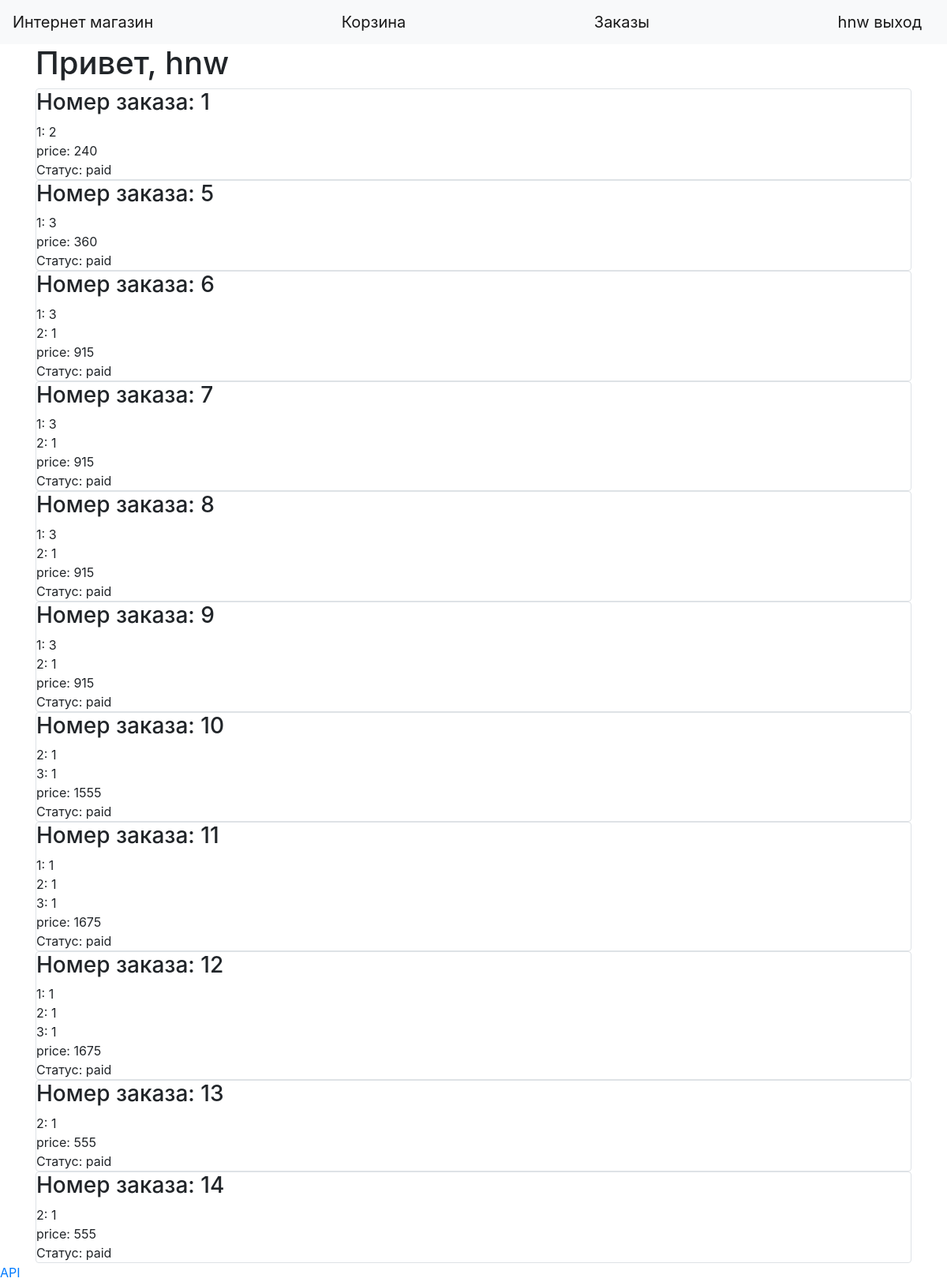
Page /orders (signed in) on the committed database.
### data/users.py (models this page shows, shortened)
class User(SqlAlchemyBase, UserMixin):
    __tablename__ = 'users'
    id = sqlalchemy.Column(sqlalchemy.Integer, primary_key=True, autoincrement=True)
    name = sqlalchemy.Column(sqlalchemy.String, nullable=True)
    about = sqlalchemy.Column(sqlalchemy.String, nullable=True)
    email = sqlalchemy.Column(sqlalchemy.String, index=True, unique=True, nullable=True)
    role = sqlalchemy.Column(sqlalchemy.Integer)
    hashed_password = sqlalchemy.Column(sqlalchemy.String, nullable=True)
    cart = sqlalchemy.Column(sqlalchemy.String, default="{}")
    balance = sqlalchemy.Column(sqlalchemy.Integer, default=0)
    created_date = sqlalchemy.Column(sqlalchemy.DateTime, default=datetime.datetime.now)

### data/orders.py (models this page shows, shortened)
class Orders(SqlAlchemyBase):
    __tablename__ = 'orders'
    id = sqlalchemy.Column(sqlalchemy.Integer, primary_key=True, autoincrement=True)
    products = sqlalchemy.Column(sqlalchemy.String, default="{}")
    status = sqlalchemy.Column(sqlalchemy.String, default="paid")
    user_id = sqlalchemy.Column(sqlalchemy.Integer, sqlalchemy.ForeignKey("users.id"))
    user = orm.relationship('User', foreign_keys="Orders.user_id", backref="orders")
    order_time = sqlalchemy.Column(sqlalchemy.DateTime, default=datetime.datetime.now)

### main.py (the view)
@app.route('/orders', methods=['GET', 'POST'])
@login_required
def orders():
    db_sess = db_session.create_session()
    if current_user.id == 1 or current_user.id == 7:
        orders_db = db_sess.query(Orders).all()  # Супер-админу доступны все заказы пользователей
    else:
        orders_db = db_sess.query(Orders).filter((Orders.user_id == current_user.id)).all()
    d = []
    for i in orders_db:
        d.append({"id": i.id, "products": eval(i.products), "date": i.order_time, "status": i.status})
    return render_template("orders.html", orders=d, title="Заказы")

### data/db_session.py (called while the page is built)
def create_session() -> Session:
    global __factory
    return __factory()

### main.py (called while the page is built)
@login_manager.user_loader
def load_user(user_id):
    db_sess = db_session.create_session()
    return db_sess.query(User).get(user_id)

### templates/orders.html (shortened to what this page needs)
{% extends "base.html" %}
{% block content %}
<h1>Привет, {{current_user.name}}</h1>
{% for order in orders %}
<div class="col-md6 border rounded">
    <h3>Номер заказа: {{order.id}}</h3>
    {% for product in order.products.keys() %}
        {{product}}: {{order.products[product]}} <br>
    {% endfor %}
    Статус: {{order.status}}
</div>
{% endfor %}
{% endblock %}

### templates/base.html (shortened to what this page needs)
<!doctype html>
<html lang="en">
<head>
    <link rel="stylesheet" href="https://stackpath.bootstrapcdn.com/bootstrap/4.4.1/css/bootstrap.min.css">
</head>
  <body>
    <header>
        <nav class="navbar navbar-light bg-light">
        <a class="navbar-brand" href="/main">Интернет магазин</a>
        <a class="navbar-brand" href="/cart">Корзина</a>
        <a class="navbar-brand" href="/orders">Заказы</a>
        {% if current_user.is_authenticated %}
            <a class="navbar-brand" href="/logout">{{ current_user.name }} выход</a>
        {% else %}
            <p>
                <a class="btn btn-primary " href="/register">Зарегистрироваться</a>
                <a class="btn btn-success" href="/login">Войти</a>
            </p>
        {% endif %}
    </nav>
    </header>
    <main role="main" class="container">
        {% block content %}{% endblock %}
    </main>
    <a href="/api">API</a>
  </body>
</html>

### rows in the picture
User: name "hnw"
Orders: id "1", keys "1" "price", products "2" "240", status "paid"
Orders: id "5", keys "1" "price", products "3" "360", status "paid"
Orders: id "6", keys "1" "2" "price", products "3" "1" "915", status "paid"
Orders: id "7", keys "1" "2" "price", products "3" "1" "915", status "paid"
Orders: id "8", keys "1" "2" "price", products "3" "1" "915", status "paid"
Orders: id "9", keys "1" "2" "price", products "3" "1" "915", status "paid"
Orders: id "10", keys "2" "3" "price", products "1" "1" "1555", status "paid"
Orders: id "11", keys "1" "2" "3" "price", products "1" "1" "1" "1675", status "paid"
Orders: id "12", keys "1" "2" "3" "price", products "1" "1" "1" "1675", status "paid"
Orders: id "13", keys "2" "price", products "1" "555", status "paid"
Orders: id "14", keys "2" "price", products "1" "555", status "paid"
